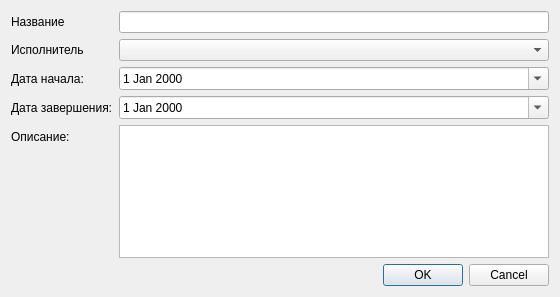
<?xml version="1.0" encoding="UTF-8"?>
<ui version="4.0">
 <class>CreateTaskDialog</class>
 <widget class="QDialog" name="CreateTaskDialog">
  <property name="geometry">
   <rect>
    <x>0</x>
    <y>0</y>
    <width>560</width>
    <height>297</height>
   </rect>
  </property>
  <property name="windowTitle">
   <string>Создание задания</string>
  </property>
  <layout class="QFormLayout" name="formLayout">
   <item row="0" column="0">
    <widget class="QLabel" name="label">
     <property name="text">
      <string>Название</string>
     </property>
    </widget>
   </item>
   <item row="0" column="1">
    <widget class="QLineEdit" name="name"/>
   </item>
   <item row="1" column="0">
    <widget class="QLabel" name="label_5">
     <property name="text">
      <string>Исполнитель</string>
     </property>
    </widget>
   </item>
   <item row="1" column="1">
    <widget class="QComboBox" name="userID"/>
   </item>
   <item row="2" column="0">
    <widget class="QLabel" name="label_2">
     <property name="text">
      <string>Дата начала:</string>
     </property>
    </widget>
   </item>
   <item row="2" column="1">
    <widget class="QDateEdit" name="dateStart">
     <property name="calendarPopup">
      <bool>true</bool>
     </property>
    </widget>
   </item>
   <item row="3" column="0">
    <widget class="QLabel" name="label_3">
     <property name="text">
      <string>Дата завершения:</string>
     </property>
    </widget>
   </item>
   <item row="3" column="1">
    <widget class="QDateEdit" name="dateEnd">
     <property name="calendarPopup">
      <bool>true</bool>
     </property>
    </widget>
   </item>
   <item row="4" column="0">
    <widget class="QLabel" name="label_4">
     <property name="text">
      <string>Описание:</string>
     </property>
    </widget>
   </item>
   <item row="4" column="1">
    <widget class="QPlainTextEdit" name="description"/>
   </item>
   <item row="5" column="0" colspan="2">
    <widget class="QDialogButtonBox" name="buttonBox">
     <property name="orientation">
      <enum>Qt::Horizontal</enum>
     </property>
     <property name="standardButtons">
      <set>QDialogButtonBox::Cancel|QDialogButtonBox::Ok</set>
     </property>
    </widget>
   </item>
  </layout>
 </widget>
 <resources/>
 <connections>
  <connection>
   <sender>buttonBox</sender>
   <signal>rejected()</signal>
   <receiver>CreateTaskDialog</receiver>
   <slot>reject()</slot>
   <hints>
    <hint type="sourcelabel">
     <x>316</x>
     <y>260</y>
    </hint>
    <hint type="destinationlabel">
     <x>286</x>
     <y>274</y>
    </hint>
   </hints>
  </connection>
 </connections>
</ui>
